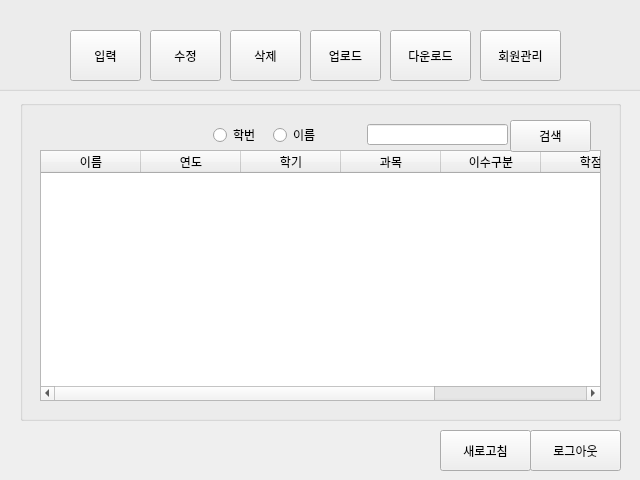
<?xml version="1.0" encoding="UTF-8"?>
<ui version="4.0">
 <class>Form</class>
 <widget class="QWidget" name="Form">
  <property name="geometry">
   <rect>
    <x>0</x>
    <y>0</y>
    <width>640</width>
    <height>480</height>
   </rect>
  </property>
  <property name="minimumSize">
   <size>
    <width>640</width>
    <height>480</height>
   </size>
  </property>
  <property name="maximumSize">
   <size>
    <width>640</width>
    <height>480</height>
   </size>
  </property>
  <property name="font">
   <font>
    <family>Helvetica</family>
   </font>
  </property>
  <property name="windowTitle">
   <string>CBNU Grading Management System</string>
  </property>
  <widget class="QTableWidget" name="tableWidget">
   <property name="geometry">
    <rect>
     <x>40</x>
     <y>150</y>
     <width>561</width>
     <height>251</height>
    </rect>
   </property>
   <column>
    <property name="text">
     <string>이름</string>
    </property>
   </column>
   <column>
    <property name="text">
     <string>연도</string>
    </property>
   </column>
   <column>
    <property name="text">
     <string>학기</string>
    </property>
    <property name="textAlignment">
     <set>AlignCenter</set>
    </property>
   </column>
   <column>
    <property name="text">
     <string>과목</string>
    </property>
   </column>
   <column>
    <property name="text">
     <string>이수구분</string>
    </property>
   </column>
   <column>
    <property name="text">
     <string>학점</string>
    </property>
   </column>
   <column>
    <property name="text">
     <string>등급</string>
    </property>
   </column>
  </widget>
  <widget class="QPushButton" name="pushButton_input">
   <property name="geometry">
    <rect>
     <x>70</x>
     <y>30</y>
     <width>71</width>
     <height>51</height>
    </rect>
   </property>
   <property name="text">
    <string>입력</string>
   </property>
  </widget>
  <widget class="QLineEdit" name="lineEdit_search">
   <property name="geometry">
    <rect>
     <x>367</x>
     <y>124</y>
     <width>141</width>
     <height>21</height>
    </rect>
   </property>
  </widget>
  <widget class="QPushButton" name="pushButton_search">
   <property name="geometry">
    <rect>
     <x>510</x>
     <y>120</y>
     <width>81</width>
     <height>32</height>
    </rect>
   </property>
   <property name="text">
    <string>검색</string>
   </property>
  </widget>
  <widget class="QRadioButton" name="radioButton_id">
   <property name="geometry">
    <rect>
     <x>213</x>
     <y>125</y>
     <width>51</width>
     <height>20</height>
    </rect>
   </property>
   <property name="text">
    <string>학번</string>
   </property>
  </widget>
  <widget class="QRadioButton" name="radioButton_name">
   <property name="geometry">
    <rect>
     <x>273</x>
     <y>125</y>
     <width>51</width>
     <height>20</height>
    </rect>
   </property>
   <property name="text">
    <string>이름</string>
   </property>
  </widget>
  <widget class="QGroupBox" name="groupBox">
   <property name="geometry">
    <rect>
     <x>20</x>
     <y>100</y>
     <width>601</width>
     <height>321</height>
    </rect>
   </property>
   <property name="title">
    <string/>
   </property>
  </widget>
  <widget class="QPushButton" name="pushButton_logout">
   <property name="geometry">
    <rect>
     <x>530</x>
     <y>430</y>
     <width>91</width>
     <height>41</height>
    </rect>
   </property>
   <property name="text">
    <string>로그아웃</string>
   </property>
  </widget>
  <widget class="QPushButton" name="pushButton_delete">
   <property name="geometry">
    <rect>
     <x>230</x>
     <y>30</y>
     <width>71</width>
     <height>51</height>
    </rect>
   </property>
   <property name="text">
    <string>삭제</string>
   </property>
  </widget>
  <widget class="QPushButton" name="pushButton_upload">
   <property name="geometry">
    <rect>
     <x>310</x>
     <y>30</y>
     <width>71</width>
     <height>51</height>
    </rect>
   </property>
   <property name="text">
    <string>업로드</string>
   </property>
  </widget>
  <widget class="QPushButton" name="pushButton_edit">
   <property name="geometry">
    <rect>
     <x>150</x>
     <y>30</y>
     <width>71</width>
     <height>51</height>
    </rect>
   </property>
   <property name="text">
    <string>수정</string>
   </property>
  </widget>
  <widget class="QPushButton" name="pushButton_account">
   <property name="geometry">
    <rect>
     <x>480</x>
     <y>30</y>
     <width>81</width>
     <height>51</height>
    </rect>
   </property>
   <property name="text">
    <string>회원관리</string>
   </property>
  </widget>
  <widget class="QPushButton" name="pushButton_download">
   <property name="geometry">
    <rect>
     <x>390</x>
     <y>30</y>
     <width>81</width>
     <height>51</height>
    </rect>
   </property>
   <property name="text">
    <string>다운로드</string>
   </property>
  </widget>
  <widget class="QGroupBox" name="groupBox_2">
   <property name="geometry">
    <rect>
     <x>-10</x>
     <y>-20</y>
     <width>671</width>
     <height>111</height>
    </rect>
   </property>
   <property name="title">
    <string/>
   </property>
  </widget>
  <widget class="QPushButton" name="pushButton_refresh">
   <property name="geometry">
    <rect>
     <x>440</x>
     <y>430</y>
     <width>91</width>
     <height>41</height>
    </rect>
   </property>
   <property name="text">
    <string>새로고침</string>
   </property>
  </widget>
  <zorder>groupBox_2</zorder>
  <zorder>groupBox</zorder>
  <zorder>tableWidget</zorder>
  <zorder>pushButton_input</zorder>
  <zorder>lineEdit_search</zorder>
  <zorder>pushButton_search</zorder>
  <zorder>radioButton_id</zorder>
  <zorder>radioButton_name</zorder>
  <zorder>pushButton_logout</zorder>
  <zorder>pushButton_delete</zorder>
  <zorder>pushButton_upload</zorder>
  <zorder>pushButton_edit</zorder>
  <zorder>pushButton_account</zorder>
  <zorder>pushButton_download</zorder>
  <zorder>pushButton_refresh</zorder>
 </widget>
 <resources/>
 <connections/>
</ui>
